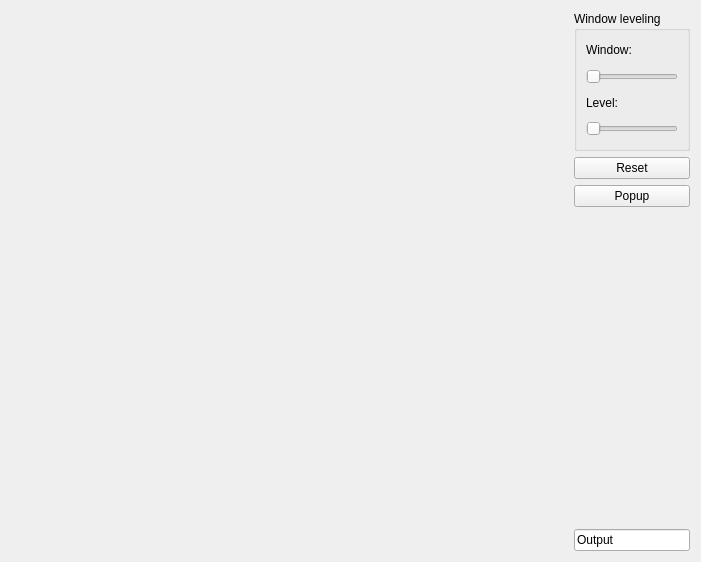
<?xml version="1.0" encoding="UTF-8"?>
<ui version="4.0">
 <class>Form</class>
 <widget class="QWidget" name="Form">
  <property name="geometry">
   <rect>
    <x>0</x>
    <y>0</y>
    <width>701</width>
    <height>562</height>
   </rect>
  </property>
  <property name="windowTitle">
   <string>Form</string>
  </property>
  <property name="styleSheet">
   <string notr="true"/>
  </property>
  <layout class="QGridLayout" name="gridLayout">
   <item row="0" column="0" rowspan="4">
    <widget class="QXipIvRenderWidget" name="widget" native="true">
     <property name="sizePolicy">
      <sizepolicy hsizetype="Expanding" vsizetype="Expanding">
       <horstretch>0</horstretch>
       <verstretch>0</verstretch>
      </sizepolicy>
     </property>
    </widget>
   </item>
   <item row="1" column="1">
    <layout class="QVBoxLayout" name="verticalLayout_2">
     <item>
      <widget class="QPushButton" name="btnReset">
       <property name="sizePolicy">
        <sizepolicy hsizetype="Preferred" vsizetype="Preferred">
         <horstretch>0</horstretch>
         <verstretch>0</verstretch>
        </sizepolicy>
       </property>
       <property name="text">
        <string>Reset</string>
       </property>
      </widget>
     </item>
     <item>
      <widget class="QPushButton" name="btnPopup">
       <property name="sizePolicy">
        <sizepolicy hsizetype="Preferred" vsizetype="Preferred">
         <horstretch>0</horstretch>
         <verstretch>0</verstretch>
        </sizepolicy>
       </property>
       <property name="text">
        <string>Popup</string>
       </property>
      </widget>
     </item>
    </layout>
   </item>
   <item row="0" column="1">
    <widget class="QGroupBox" name="groupBox">
     <property name="sizePolicy">
      <sizepolicy hsizetype="Preferred" vsizetype="Fixed">
       <horstretch>0</horstretch>
       <verstretch>0</verstretch>
      </sizepolicy>
     </property>
     <property name="minimumSize">
      <size>
       <width>0</width>
       <height>140</height>
      </size>
     </property>
     <property name="title">
      <string>Window leveling</string>
     </property>
     <layout class="QGridLayout" name="gridLayout_2">
      <item row="0" column="0">
       <layout class="QVBoxLayout" name="verticalLayout">
        <item>
         <widget class="QLabel" name="label_2">
          <property name="text">
           <string>Window:</string>
          </property>
         </widget>
        </item>
        <item>
         <widget class="QSlider" name="windowSlider">
          <property name="sizePolicy">
           <sizepolicy hsizetype="Preferred" vsizetype="Preferred">
            <horstretch>0</horstretch>
            <verstretch>0</verstretch>
           </sizepolicy>
          </property>
          <property name="minimumSize">
           <size>
            <width>0</width>
            <height>0</height>
           </size>
          </property>
          <property name="maximumSize">
           <size>
            <width>16777215</width>
            <height>16777215</height>
           </size>
          </property>
          <property name="baseSize">
           <size>
            <width>0</width>
            <height>0</height>
           </size>
          </property>
          <property name="orientation">
           <enum>Qt::Horizontal</enum>
          </property>
         </widget>
        </item>
        <item>
         <widget class="QLabel" name="label">
          <property name="text">
           <string>Level:</string>
          </property>
         </widget>
        </item>
        <item>
         <widget class="QSlider" name="levelSlider">
          <property name="sizePolicy">
           <sizepolicy hsizetype="Preferred" vsizetype="Preferred">
            <horstretch>0</horstretch>
            <verstretch>0</verstretch>
           </sizepolicy>
          </property>
          <property name="maximumSize">
           <size>
            <width>132</width>
            <height>16777215</height>
           </size>
          </property>
          <property name="maximum">
           <number>100</number>
          </property>
          <property name="singleStep">
           <number>1</number>
          </property>
          <property name="orientation">
           <enum>Qt::Horizontal</enum>
          </property>
         </widget>
        </item>
       </layout>
      </item>
     </layout>
    </widget>
   </item>
   <item row="3" column="1">
    <widget class="QLineEdit" name="lineEdit">
     <property name="sizePolicy">
      <sizepolicy hsizetype="Preferred" vsizetype="Preferred">
       <horstretch>0</horstretch>
       <verstretch>0</verstretch>
      </sizepolicy>
     </property>
     <property name="maximumSize">
      <size>
       <width>16777215</width>
       <height>16777215</height>
      </size>
     </property>
     <property name="text">
      <string>Output</string>
     </property>
    </widget>
   </item>
   <item row="2" column="1">
    <spacer name="verticalSpacer">
     <property name="orientation">
      <enum>Qt::Vertical</enum>
     </property>
     <property name="sizeHint" stdset="0">
      <size>
       <width>20</width>
       <height>40</height>
      </size>
     </property>
    </spacer>
   </item>
  </layout>
 </widget>
 <customwidgets>
  <customwidget>
   <class>QXipIvRenderWidget</class>
   <extends>QWidget</extends>
   <header>qxipivrenderwidget.h</header>
   <container>1</container>
  </customwidget>
 </customwidgets>
 <resources/>
 <connections/>
</ui>
<!--LoadIVFile mpr_ui_multiple_scripts.iv-->
<!--LoadScriptFiles renderWidget_1.js,renderWidget_2.js,renderWidget_3.js-->
